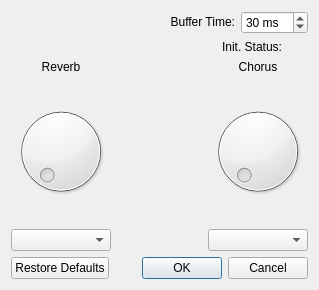
<?xml version="1.0" encoding="UTF-8"?>
<ui version="4.0">
 <class>drumstick::widgets::SonivoxSettingsDialog</class>
 <widget class="QDialog" name="drumstick::widgets::SonivoxSettingsDialog">
  <property name="geometry">
   <rect>
    <x>0</x>
    <y>0</y>
    <width>319</width>
    <height>290</height>
   </rect>
  </property>
  <property name="windowTitle">
   <string>Sonivox EAS Synth</string>
  </property>
  <property name="windowIcon">
   <iconset>
    <normaloff>:/icon.png</normaloff>:/icon.png</iconset>
  </property>
  <layout class="QGridLayout" name="gridLayout_2">
   <item row="0" column="0">
    <layout class="QGridLayout" name="gridLayout">
     <item row="5" column="2">
      <widget class="QLabel" name="lblChorus">
       <property name="text">
        <string>Chorus</string>
       </property>
       <property name="alignment">
        <set>Qt::AlignCenter</set>
       </property>
      </widget>
     </item>
     <item row="6" column="2">
      <widget class="QDial" name="dial_Chorus">
       <property name="maximum">
        <number>32765</number>
       </property>
      </widget>
     </item>
     <item row="5" column="0">
      <widget class="QLabel" name="lblReverb">
       <property name="text">
        <string>Reverb</string>
       </property>
       <property name="alignment">
        <set>Qt::AlignCenter</set>
       </property>
      </widget>
     </item>
     <item row="6" column="0">
      <widget class="QDial" name="dial_Reverb">
       <property name="maximum">
        <number>32765</number>
       </property>
      </widget>
     </item>
     <item row="7" column="0">
      <widget class="QComboBox" name="combo_Reverb"/>
     </item>
     <item row="0" column="0" colspan="3">
      <layout class="QHBoxLayout" name="horizontalLayout_2">
       <item>
        <widget class="QLabel" name="lblBufferTime">
         <property name="sizePolicy">
          <sizepolicy hsizetype="Expanding" vsizetype="Fixed">
           <horstretch>0</horstretch>
           <verstretch>0</verstretch>
          </sizepolicy>
         </property>
         <property name="text">
          <string>Buffer Time:</string>
         </property>
         <property name="alignment">
          <set>Qt::AlignRight|Qt::AlignTrailing|Qt::AlignVCenter</set>
         </property>
        </widget>
       </item>
       <item>
        <widget class="QSpinBox" name="spnTime">
         <property name="suffix">
          <string> ms</string>
         </property>
         <property name="minimum">
          <number>10</number>
         </property>
         <property name="maximum">
          <number>200</number>
         </property>
         <property name="value">
          <number>30</number>
         </property>
        </widget>
       </item>
      </layout>
     </item>
     <item row="7" column="2">
      <widget class="QComboBox" name="combo_Chorus"/>
     </item>
     <item row="1" column="0" rowspan="2" colspan="3">
      <layout class="QHBoxLayout" name="horizontalLayout">
       <item>
        <widget class="QLabel" name="lblStatusLabel">
         <property name="sizePolicy">
          <sizepolicy hsizetype="Expanding" vsizetype="Fixed">
           <horstretch>0</horstretch>
           <verstretch>0</verstretch>
          </sizepolicy>
         </property>
         <property name="text">
          <string>Init. Status:</string>
         </property>
         <property name="alignment">
          <set>Qt::AlignRight|Qt::AlignTrailing|Qt::AlignVCenter</set>
         </property>
        </widget>
       </item>
       <item>
        <widget class="QLabel" name="lblStatusText">
         <property name="sizePolicy">
          <sizepolicy hsizetype="Minimum" vsizetype="Fixed">
           <horstretch>0</horstretch>
           <verstretch>0</verstretch>
          </sizepolicy>
         </property>
        </widget>
       </item>
       <item>
        <widget class="QLabel" name="lblStatusIcon">
         <property name="sizePolicy">
          <sizepolicy hsizetype="Minimum" vsizetype="Fixed">
           <horstretch>0</horstretch>
           <verstretch>0</verstretch>
          </sizepolicy>
         </property>
        </widget>
       </item>
      </layout>
     </item>
     <item row="6" column="1">
      <spacer name="verticalSpacer">
       <property name="orientation">
        <enum>Qt::Vertical</enum>
       </property>
       <property name="sizeHint" stdset="0">
        <size>
         <width>20</width>
         <height>40</height>
        </size>
       </property>
      </spacer>
     </item>
    </layout>
   </item>
   <item row="1" column="0">
    <widget class="QDialogButtonBox" name="buttonBox">
     <property name="orientation">
      <enum>Qt::Horizontal</enum>
     </property>
     <property name="standardButtons">
      <set>QDialogButtonBox::Cancel|QDialogButtonBox::Ok|QDialogButtonBox::RestoreDefaults</set>
     </property>
    </widget>
   </item>
  </layout>
 </widget>
 <layoutdefault spacing="6" margin="11"/>
 <tabstops>
  <tabstop>spnTime</tabstop>
  <tabstop>dial_Reverb</tabstop>
  <tabstop>dial_Chorus</tabstop>
  <tabstop>combo_Reverb</tabstop>
  <tabstop>combo_Chorus</tabstop>
 </tabstops>
 <resources/>
 <connections>
  <connection>
   <sender>buttonBox</sender>
   <signal>accepted()</signal>
   <receiver>drumstick::widgets::SonivoxSettingsDialog</receiver>
   <slot>accept()</slot>
   <hints>
    <hint type="sourcelabel">
     <x>145</x>
     <y>260</y>
    </hint>
    <hint type="destinationlabel">
     <x>148</x>
     <y>288</y>
    </hint>
   </hints>
  </connection>
  <connection>
   <sender>buttonBox</sender>
   <signal>rejected()</signal>
   <receiver>drumstick::widgets::SonivoxSettingsDialog</receiver>
   <slot>reject()</slot>
   <hints>
    <hint type="sourcelabel">
     <x>239</x>
     <y>260</y>
    </hint>
    <hint type="destinationlabel">
     <x>251</x>
     <y>289</y>
    </hint>
   </hints>
  </connection>
 </connections>
</ui>
